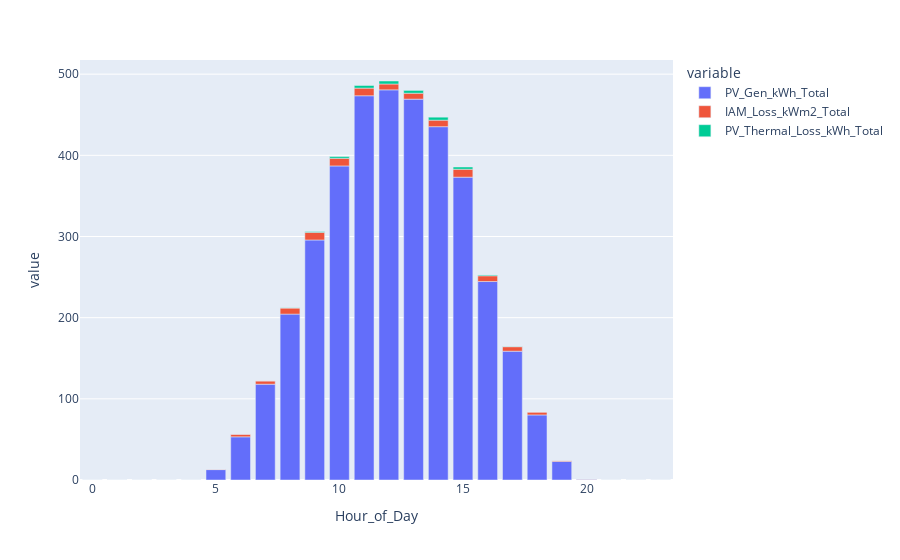

Notebook code cell kept with this figure:
### Code cell
px.bar(pv_model.summary_grouped.hourly[["PV_Gen_kWh_Total", "IAM_Loss_kWm2_Total", "PV_Thermal_Loss_kWh_Total"]])

### Figure 1 — Plotly figure (JSON) as saved in the notebook; plotly's stock layout.template omitted (floating-point values rounded to 4 significant figures)
{"data": [{"alignmentgroup": "True", "hovertemplate": "variable=PV_Gen_kWh_Total<br>Hour_of_Day=%{x}<br>value=%{y}<extra></extra>", "legendgroup": "PV_Gen_kWh_Total", "marker": {"color": "#636efa", "pattern": {"shape": ""}}, "name": "PV_Gen_kWh_Total", "offsetgroup": "PV_Gen_kWh_Total", "orientation": "v", "showlegend": true, "textposition": "auto", "type": "bar", "x": [0, 1, 2, 3, 4, 5, 6, 7, 8, 9, 10, 11, 12, 13, 14, 15, 16, 17, 18, 19, 20, 21, 22, 23], "xaxis": "x", "y": [0, 0, 0, 0, 0, 12.82, 53.2, 118.0, 204.4, 295.7, 386.9, 473.4, 480.7, 469.2, 435.3, 373.1, 244.5, 158.7, 80.15, 22.86, 0.942, 0, 0, 0], "yaxis": "y"}, {"alignmentgroup": "True", "hovertemplate": "variable=IAM_Loss_kWm2_Total<br>Hour_of_Day=%{x}<br>value=%{y}<extra></extra>", "legendgroup": "IAM_Loss_kWm2_Total", "marker": {"color": "#EF553B", "pattern": {"shape": ""}}, "name": "IAM_Loss_kWm2_Total", "offsetgroup": "IAM_Loss_kWm2_Total", "orientation": "v", "showlegend": true, "textposition": "auto", "type": "bar", "x": [0, 1, 2, 3, 4, 5, 6, 7, 8, 9, 10, 11, 12, 13, 14, 15, 16, 17, 18, 19, 20, 21, 22, 23], "xaxis": "x", "y": [0, 0, 0, 0, 0, 0.566, 3.225, 4.075, 7.503, 9.422, 9.442, 9.416, 7.175, 7.295, 8.029, 9.75, 7.094, 5.563, 3.586, 1.185, 0.309, 0, 0, 0], "yaxis": "y"}, {"alignmentgroup": "True", "hovertemplate": "variable=PV_Thermal_Loss_kWh_Total<br>Hour_of_Day=%{x}<br>value=%{y}<extra></extra>", "legendgroup": "PV_Thermal_Loss_kWh_Total", "marker": {"color": "#00cc96", "pattern": {"shape": ""}}, "name": "PV_Thermal_Loss_kWh_Total", "offsetgroup": "PV_Thermal_Loss_kWh_Total", "orientation": "v", "showlegend": true, "textposition": "auto", "type": "bar", "x": [0, 1, 2, 3, 4, 5, 6, 7, 8, 9, 10, 11, 12, 13, 14, 15, 16, 17, 18, 19, 20, 21, 22, 23], "xaxis": "x", "y": [0, 0, 0, 0, 0, 0, 0, 0.013, 0.279, 0.969, 2.107, 3.237, 3.699, 3.44, 3.675, 2.768, 0.997, 0.319, 0.029, 0, 0, 0, 0, 0], "yaxis": "y"}], "layout": {"barmode": "relative", "legend": {"title": {"text": "variable"}, "tracegroupgap": 0}, "margin": {"t": 60}, "xaxis": {"anchor": "y", "domain": [0, 1], "title": {"text": "Hour_of_Day"}}, "yaxis": {"anchor": "x", "domain": [0, 1], "title": {"text": "value"}}}}
